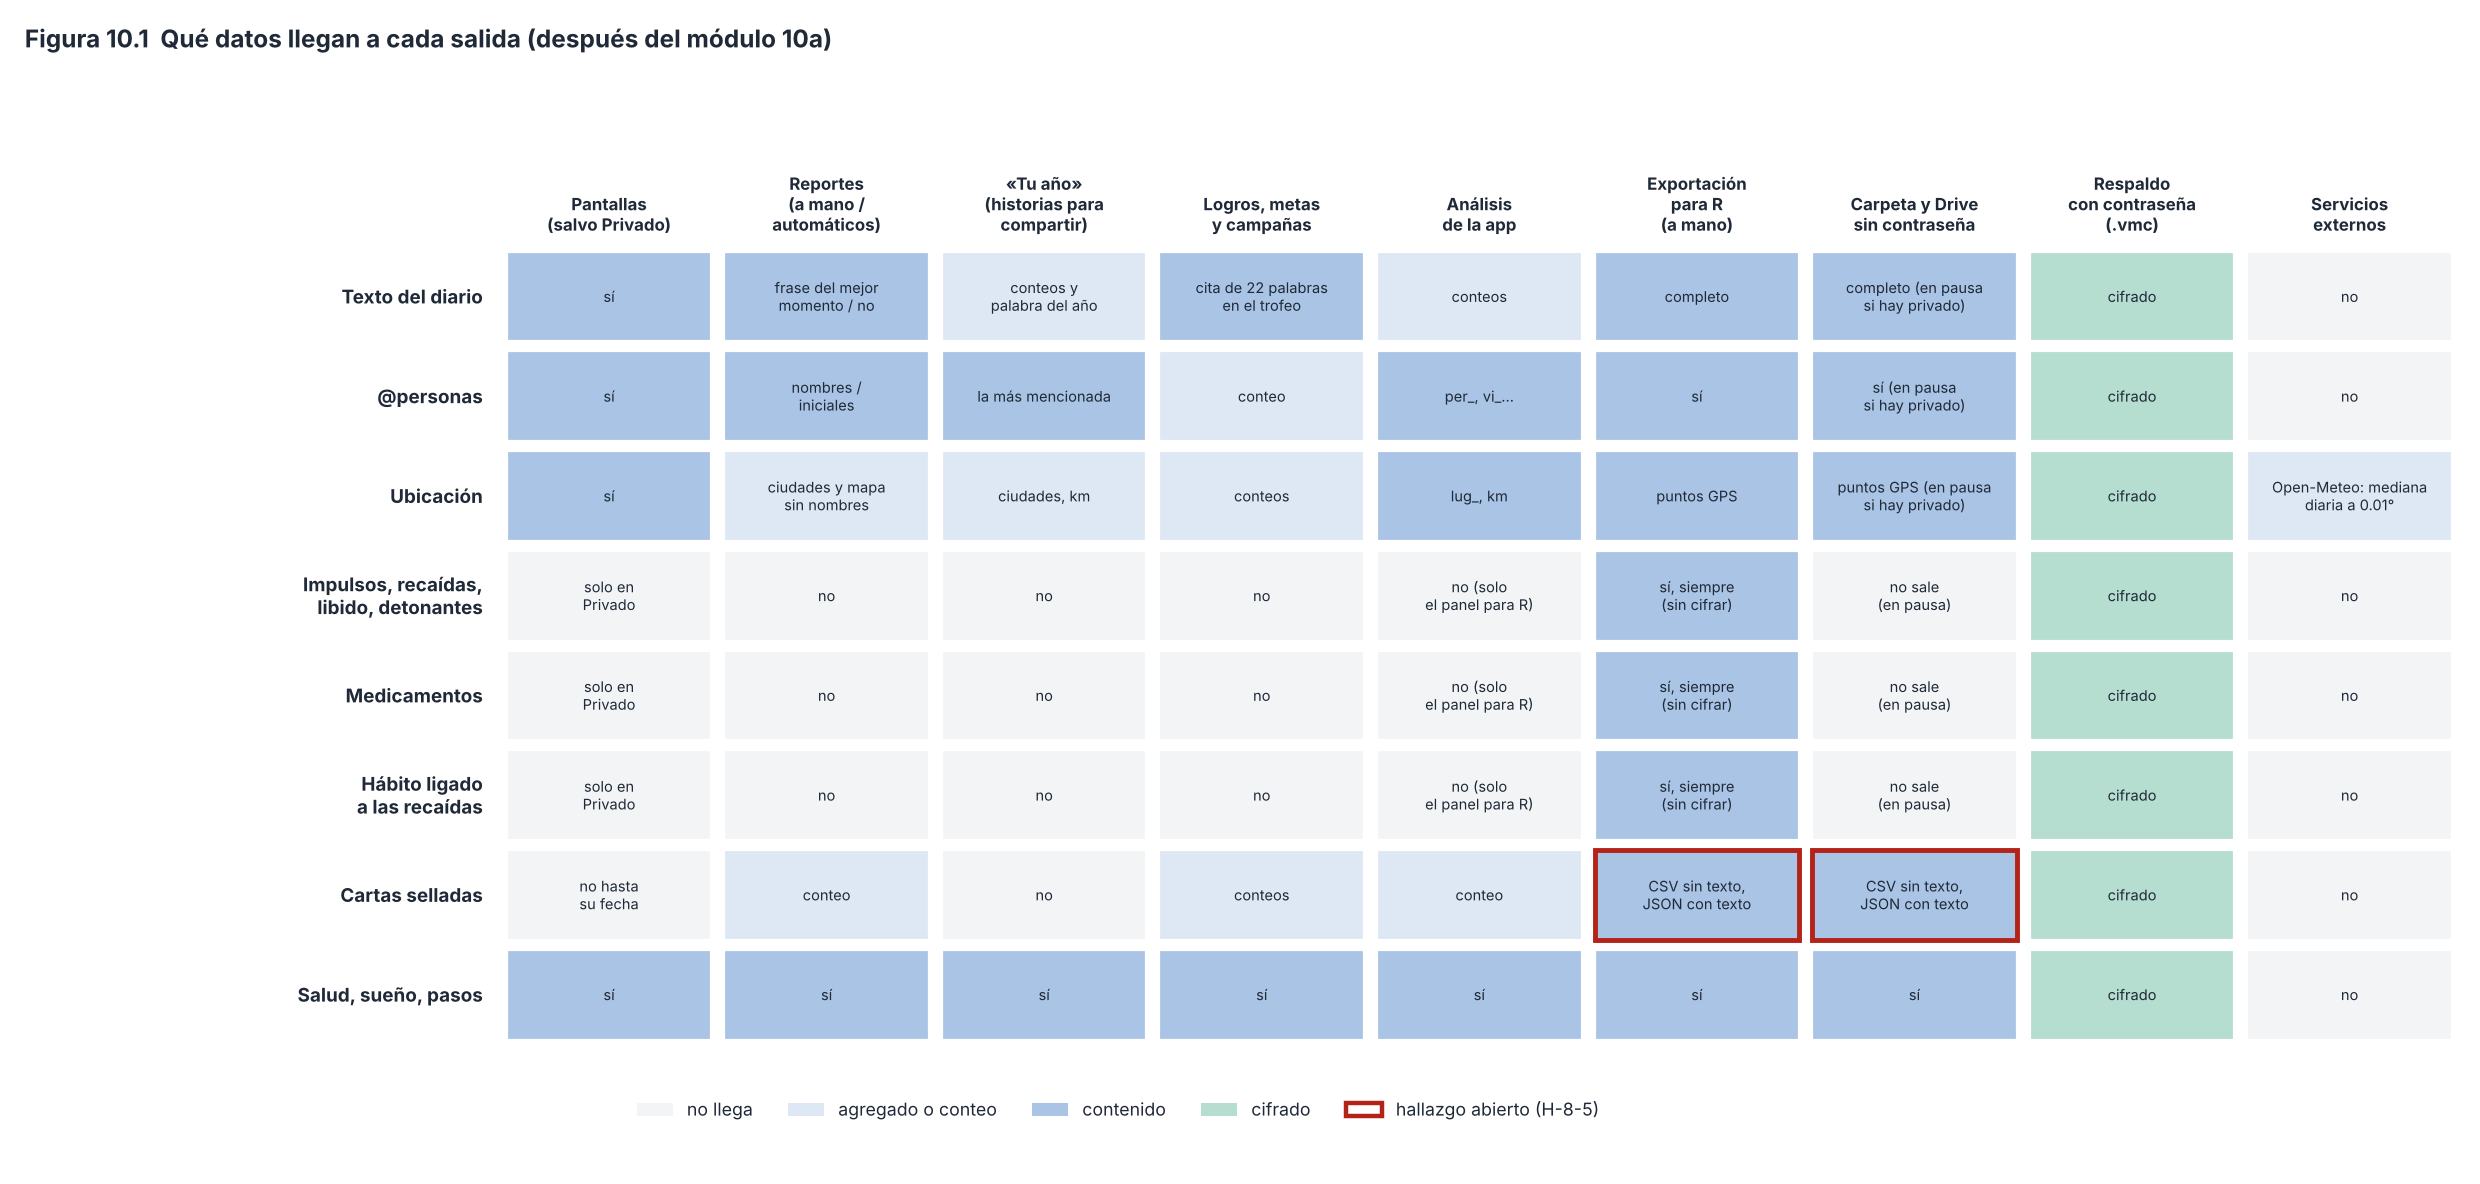

Python code for this plot:
"""Figura 10.1 - Qué tipo de dato llega a cada salida de la app, según el código después del módulo 10a (ver capítulo 10).
No contiene datos: es una tabla de diseño. Las celdas con borde rojo son hallazgos que siguen abiertos.
Uso: python fig24_flujo_privacidad.py [salida.png]"""
import sys
import matplotlib
matplotlib.use("Agg")
import matplotlib.pyplot as plt
import estilo  # paleta y tipografía comunes (módulo 12)
from matplotlib.patches import Rectangle

COL = ["Pantallas\n(salvo Privado)", "Reportes\n(a mano /\nautomáticos)", "«Tu año»\n(historias para\ncompartir)",
       "Logros, metas\ny campañas", "Análisis\nde la app", "Exportación\npara R\n(a mano)", "Carpeta y Drive\nsin contraseña", "Respaldo\ncon contraseña\n(.vmc)", "Servicios\nexternos"]
# (texto, nivel, hallazgo) · nivel: 0 no llega · 1 agregado o conteo · 2 contenido · 3 cifrado
PRIV = [("solo en\nPrivado", 0, 0), ("no", 0, 0), ("no", 0, 0), ("no", 0, 0), ("no (solo\nel panel para R)", 0, 0),
        ("sí, siempre\n(sin cifrar)", 2, 0), ("no sale\n(en pausa)", 0, 0), ("cifrado", 3, 0), ("no", 0, 0)]
F = {
    "Texto del diario": [("sí", 2, 0), ("frase del mejor\nmomento / no", 2, 0), ("conteos y\npalabra del año", 1, 0), ("cita de 22 palabras\nen el trofeo", 2, 0),
                         ("conteos", 1, 0), ("completo", 2, 0), ("completo (en pausa\nsi hay privado)", 2, 0), ("cifrado", 3, 0), ("no", 0, 0)],
    "@personas": [("sí", 2, 0), ("nombres /\niniciales", 2, 0), ("la más mencionada", 2, 0), ("conteo", 1, 0), ("per_, vi_…", 2, 0),
                  ("sí", 2, 0), ("sí (en pausa\nsi hay privado)", 2, 0), ("cifrado", 3, 0), ("no", 0, 0)],
    "Ubicación": [("sí", 2, 0), ("ciudades y mapa\nsin nombres", 1, 0), ("ciudades, km", 1, 0), ("conteos", 1, 0), ("lug_, km", 2, 0),
                  ("puntos GPS", 2, 0), ("puntos GPS (en pausa\nsi hay privado)", 2, 0), ("cifrado", 3, 0), ("Open-Meteo: mediana\ndiaria a 0.01°", 1, 0)],
    "Impulsos, recaídas,\nlibido, detonantes": PRIV,
    "Medicamentos": PRIV,
    "Hábito ligado\na las recaídas": PRIV,
    "Cartas selladas": [("no hasta\nsu fecha", 0, 0), ("conteo", 1, 0), ("no", 0, 0), ("conteos", 1, 0), ("conteo", 1, 0),
                        ("CSV sin texto,\nJSON con texto", 2, 1), ("CSV sin texto,\nJSON con texto", 2, 1), ("cifrado", 3, 0), ("no", 0, 0)],
    "Salud, sueño, pasos": [("sí", 2, 0), ("sí", 2, 0), ("sí", 2, 0), ("sí", 2, 0), ("sí", 2, 0), ("sí", 2, 0), ("sí", 2, 0), ("cifrado", 3, 0), ("no", 0, 0)],
}
COLOR = {0: "#f3f4f6", 1: estilo.AZUL_PALIDO, 2: estilo.AZUL_CLARO, 3: estilo.VERDE_CLARO}
filas = list(F)
fig, ax = plt.subplots(figsize=(15.5, 7.4), dpi=160)
ax.set_xlim(-2.2, len(COL)); ax.set_ylim(len(filas), -1.15); ax.axis("off")
for j, c in enumerate(COL): ax.text(j + .5, -.12, c, ha="center", va="bottom", fontsize=7.6, color=estilo.TINTA, weight="bold")
for i, f in enumerate(filas):
    ax.text(-.08, i + .5, f, ha="right", va="center", fontsize=8.5, color=estilo.TINTA, weight="bold")
    for j, (t, n, h) in enumerate(F[f]):
        ax.add_patch(Rectangle((j + .03, i + .05), .94, .9, fc=COLOR[n], ec=estilo.ROJO if h else "white", lw=2.2 if h else 1))
        ax.text(j + .5, i + .5, t, ha="center", va="center", fontsize=6.6, color=estilo.TINTA)
ley = [Rectangle((0, 0), 1, 1, fc=COLOR[k]) for k in (0, 1, 2, 3)] + [Rectangle((0, 0), 1, 1, fc="white", ec=estilo.ROJO, lw=2)]
ax.legend(ley, ["no llega", "agregado o conteo", "contenido", "cifrado", "hallazgo abierto (H-8-5)"], loc="lower center",
          bbox_to_anchor=(.45, -.1), ncol=5, fontsize=8, frameon=False)
fig.suptitle("Figura 10.1  Qué datos llegan a cada salida (después del módulo 10a)", x=.01, ha="left", fontsize=11, weight="bold", color=estilo.TINTA)
fig.tight_layout(rect=(0, .03, 1, .95))
fig.savefig(sys.argv[1] if len(sys.argv) > 1 else "fig24_flujo_privacidad.png")
